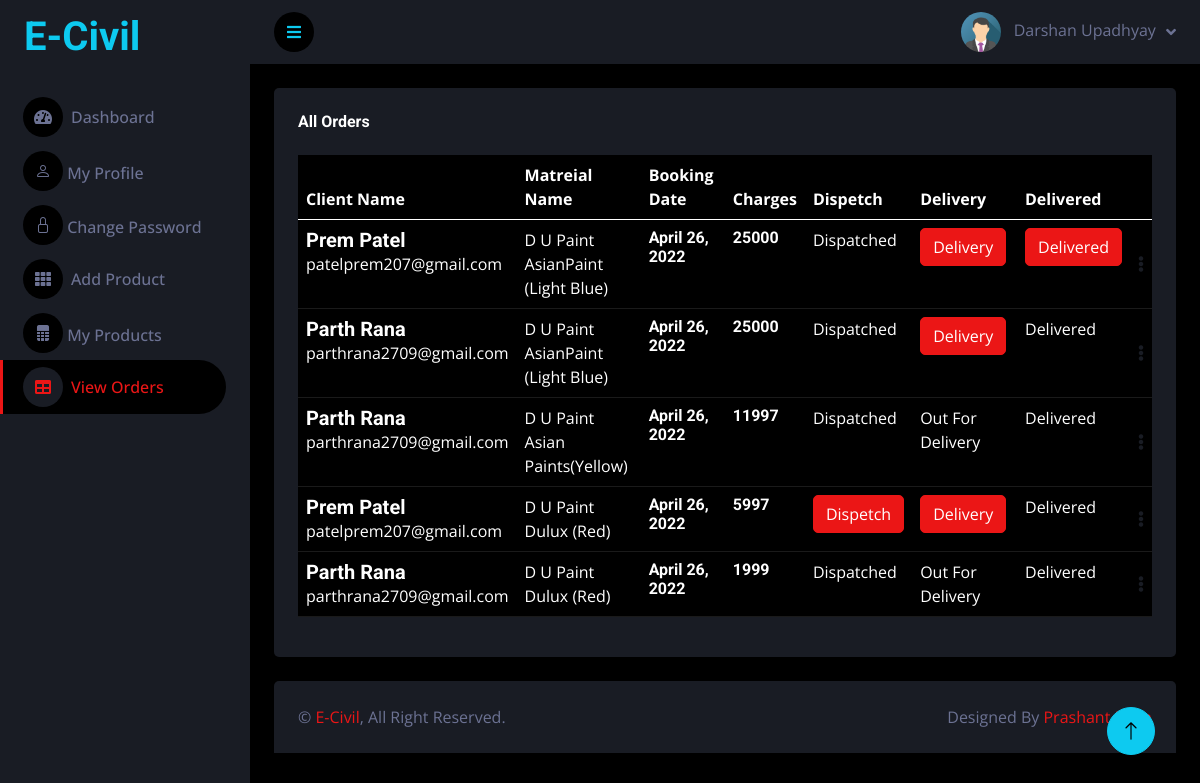
Screenshot of /seller/View-client-booking/ (signed in) with the database file from the repository.
### seller/models.py (models this page shows, shortened)
class User(models.Model):
    fname = models.CharField(max_length=100)
    lname = models.CharField(max_length=100)
    email = models.EmailField(unique=True)
    mobile = models.CharField(max_length=15)
    password = models.CharField(max_length=100)
    pic = models.FileField(upload_to='Profile_Pic',default='avtar.png')
    cou = [('India','India')]
    sta = [('Gujarat','Gujarat'),('Goa','Goa'),('Delhi','Delhi'),('Rajasthan','Rajasthan'),]
    address = models.TextField(null=True,blank=True)
    country = models.CharField(max_length=10,blank=True,null=True)
    state = models.CharField(max_length=10,blank=True,null=True)
    district = models.CharField(max_length=20,blank=True,null=True)
    pincode = models.CharField(max_length=20,blank=True,null=True)
    aadhar = models.CharField(max_length=15,blank=True,null=True)
    aadharpic = models.FileField(upload_to='AadharPic',blank=True,null=True)
    pic = models.FileField(upload_to='profile',default='avtar.png')

class Service(models.Model):
    mat = [('Cement','Cement'),('Plumbing','Plumbing'),('Painting','Painting'),('Furniture','Furniture'),('TextTile','TextTile')]
    cntry = [('India','India')]
    stat = [('Gujarat','Gujarat'),('Goa','Goa'),('Delhi','Delhi'),('Rajsthan','Rajsthan')]
    provider = models.ForeignKey(User,on_delete=models.CASCADE)
    shopname = models.CharField(max_length=100,null=True,blank=True)
    typematerial = models.CharField(max_length=100, choices=mat)
    country = models.CharField(max_length=10,null=True,blank=True,choices=cntry)
    state = models.CharField(max_length=10,null=True,blank=True,choices=stat)
    district = models.CharField(max_length=100,null=True,blank=True)
    pincode = models.CharField(max_length=100,null=True,blank=True)
    mname = models.CharField(max_length=100,null=True,blank=True)
    mimage = models.FileField(upload_to='materialimage',blank=True,null=True)
    price = models.IntegerField(blank=True,null=True)
    weights = models.IntegerField(blank=True,null=True)
    nomc = models.IntegerField(blank=True,null=True)
    proddesc = models.TextField(null=True,blank=True)
    acitive = models.BooleanField(default=True)
    status = models.BooleanField(default=False)
    action = models.BooleanField(default=False)
    sta = models.BooleanField(default=False)
    act = models.BooleanField(default=False)

### client/models.py (models this page shows, shortened)
class Booking(models.Model):
    service = models.ForeignKey(Service,on_delete=models.CASCADE)
    client = models.ForeignKey(ClientUser,on_delete=models.CASCADE)
    book_date = models.DateField(null=True,blank=True)
    amount = models.IntegerField(default=0)
    pay_id = models.CharField(max_length=30,null=True,blank=True)
    verify = models.BooleanField(default=False)
    pay_at = models.DateTimeField(auto_now_add = True)
    quantity = models.IntegerField(default=0)
    address = models.TextField(null=True,blank=True)
    status = models.BooleanField(default=False)
    action = models.BooleanField(default=False)
    sta = models.BooleanField(default=False)
    act = models.BooleanField(default=False)
    st = models.BooleanField(default=False)
    ac = models.BooleanField(default=False)

class ClientUser(models.Model):
    fname = models.CharField(max_length=100)
    lname = models.CharField(max_length=100)
    email = models.EmailField(unique=True)
    mobile = models.CharField(max_length=100)
    password = models.CharField(max_length=100)
    address = models.TextField()
    pic = models.FileField(upload_to='Clientprofile',default='avtar.png')
    country = models.CharField(max_length=10)
    state = models.CharField(max_length=10)
    district = models.CharField(max_length=20)
    pincode = models.CharField(max_length=20)

### seller/views.py (the view)
# urls.py: path('View-client-booking/',views.view_client_booking,name='view-client-booking'),
def view_client_booking(request):
    uid = User.objects.get(email=request.session['email'])
    bookings = Booking.objects.filter(service__provider = uid,verify=True)
    return render(request,'view-client-booking.html',{'uid':uid,'bookings':bookings})  #,'bookings':bookings

### seller/templates/view-client-booking.html (shortened to what this page needs)
{% extends 'blank.html' %}
{% load static %}
{% block order %}
                    <a href="{% url 'view-client-booking' %}" class="nav-item nav-link active"><i class="fa fa-table me-2"></i>View Orders</a>
                    {% endblock %}
{% block content %}
        <div class="container-fluid pt-4 px-4">
            <div class="row g-4">
                <div class="col-sm-12 col-xl-12">
                    <div class="bg-secondary rounded h-100 p-4">
                        <h6 class="mb-4">All Orders</h6>
                        <table class="table table-dark">
                            <thead>
                                <tr>
                                    <th scope="col">Client Name</th>
                                    <th scope="col">Matreial Name</th>
                                    <th scope="col">Booking Date</th>
                                    <th scope="col">Charges</th>
                                    <th scope="col">Dispetch</th>
                                    <th scope="col">Delivery</th>
                                    <th scope="col">Delivered</th>
                                    <th scope="col"></th>
                                </tr>
                            </thead>
                            <tbody>
                              {% for one in bookings %}
                                <tr>
                                    <td>
                                        <div class="d-flex flex-column justify-content-center">
                                            <h5 class="mb-0 text-sm">{{one.client.fname}} {{one.client.lname}}</h5>
                                        <p class="mb-0 text-sm">{{one.client.email}}</p>
                                        </div>
                                    </td>
                                    <td>
                                        <div class="d-flex flex-column justify-content-center">
                                          <p class="text-xs font-weight-bold mb-0">{{one.service.shopname}}</p>
                                          <p class="mb-0 text-sm">{{one.service.mname}}</p>
                                        </div>
                                    </td>
                                    <td>
                                        <div class="d-flex flex-column justify-content-center">
                                            <h6 class="mb-0 text-sm">{{one.book_date}}</h6>
                                        </div>
                                    </td>
                                    <td>
                                        <div class="d-flex flex-column justify-content-center">
                                            <h6 class="mb-0 text-sm">{{one.amount}}</h6>
                                        </div>
                                    </td>
                                {% if one.status == False %}
                                <td><a href="{% url 'order_dispetch' one.id %}"><button class="btn btn-primary"> Dispetch</button></a></td>
                                {% else %}
                                <td>{% if one.status and one.action %}Dispatched{% else %}Not Dispatched{% endif %}</td>
                                {% endif %}
                                {% if one.sta == False %}
                                <td><a href="{% url 'order_ofd' one.id %}"><button class="btn btn-primary"> Delivery</button></a></td>
                                {% else %}
                                <td>{% if one.sta and one.act %}Out For Delivery{% else %}Not Yet{% endif %}</td>
                                {% endif %}
                                {% if one.st == False %}
                                <td><a href="{% url 'order_dvd' one.id %}"><button class="btn btn-primary"> Delivered</button></a></td>
                                {% else %}
                                <td>{% if one.st and one.ac %}Delivered{% else %}Not Yet{% endif %}</td>
                                {% endif %}
                                    <td class="align-middle">
                                      <a class="cursor-pointer" id="dropdownTable" data-bs-toggle="dropdown" aria-expanded="false">
                                        <i class="fa fa-ellipsis-v text-secondary"></i>
                                      </a>
                                    </td>
                                </tr>
                            {% endfor %}
                            </tbody>
                        </table>
                    </div>
                </div>
            </div>
        </div>
{% endblock  %}

### seller/templates/blank.html (shortened to what this page needs)
{% load static %}
<!DOCTYPE html>
<html lang="en">
<head>
    <link href="https://cdnjs.cloudflare.com/ajax/libs/font-awesome/5.10.0/css/all.min.css" rel="stylesheet">
    <link href="https://cdn.jsdelivr.net/npm/bootstrap-icons@1.4.1/font/bootstrap-icons.css" rel="stylesheet">
    <link href="{% static 'lib/owlcarousel/owl.carousel.min.css' %}" rel="stylesheet">
    <link href="{% static 'lib/tempusdominus/css/tempusdominus-bootstrap-4.min.css' %}" rel="stylesheet" />
    <link href="{% static 'css/bootstrap.min.css' %}" rel="stylesheet">
    <link href="{% static 'css/style.css' %}" rel="stylesheet">
</head>
<body>
    <div class="container-fluid position-relative d-flex p-0">
        <div class="sidebar pe-4 pb-3">
            <nav class="navbar bg-secondary navbar-dark">
                <a href="{% url 'index' %}" class="navbar-brand mx-4 mb-3">
                    <h1 class="text-info">E-Civil</h1>
                </a>
                <div class="navbar-nav w-100">
                    {% block dash %}
                    <a href="{% url 'index' %}" class="nav-item nav-link "><i class="fa fa-tachometer-alt me-2"></i>Dashboard</a>
                    {% endblock %}
                    {% block profile %}
                    <a href="{% url 'profile' %}" class="nav-item nav-link"><i class="bi bi-person"></i>   My Profile</a>
                    {% endblock %}
                    {% block change %}
                    <a href="{% url 'changepswd' %}" class="nav-item nav-link"><i class="bi bi-lock"></i>
                        Change Password</a>
                    {% endblock %}
                    {% block service %}
                    <a href="{% url 'service' %}" class="nav-item nav-link"><i class="fa fa-th me-2"></i>Add Product</a>
                    {% endblock %}
                    {% block my %}
                    <a href="{% url 'myservice' %}" class="nav-item nav-link"><i class="bi bi-file-spreadsheet-fill"></i>           My Products</a>
                    {% endblock %}
                    {% block order %}{% endblock %}
                </div>
            </nav>
        </div>
        <div class="content">
            <nav class="navbar navbar-expand bg-secondary navbar-dark sticky-top px-4 py-0">
                <a href="#" class="sidebar-toggler flex-shrink-0" style="color: #0dcaf0;">
                    <i class="fa fa-bars"></i>
                </a>
                <div class="navbar-nav align-items-center ms-auto">
                    <div class="nav-item dropdown">
                        <a href="#" class="nav-link dropdown-toggle" data-bs-toggle="dropdown">
                            <img class="rounded-circle me-lg-2" src="{{uid.pic.url}}" alt="" style="width: 40px; height: 40px;">
                            <span class="d-none d-lg-inline-flex">{{uid.fname}} {{uid.lname}}</span>
                        </a>
                    </div>
                </div>
            </nav>
{% block content %}
{% endblock %}
            <div class="container-fluid pt-4 px-4">
                <div class="bg-secondary rounded-top p-4">
                    <div class="row">
                        <div class="col-12 col-sm-6 text-center text-sm-start">
                            &copy; <a href="{% url 'client_index' %}">E-Civil</a>, All Right Reserved.
                        </div>
                        <div class="col-12 col-sm-6 text-center text-sm-end">
                            Designed By <a href="">Prashant Rana</a>
                        </div>
                    </div>
                </div>
            </div>
        </div>
        <a href="#" class="btn btn-lg btn-info btn-lg-square back-to-top"><i class="bi bi-arrow-up"></i></a>
    </div>
</body>
</html>

### seller/static/css/style.css (style rules this page uses)
:root { --primary: #EB1616; --secondary: #191C24; --light: #6C7293; --dark: #000000; }
.back-to-top { position: fixed; display: none; right: 45px; bottom: 45px; z-index: 99; }
.btn { transition: .5s; }
.btn-lg-square { width: 48px; height: 48px; }
.btn-square, .btn-sm-square, .btn-lg-square { padding: 0; display: inline-flex; align-items: center; justify-content: center; font-weight: normal; border-radius: 50px; }
.sidebar { position: fixed; top: 0; left: 0; bottom: 0; width: 250px; height: 100vh; overflow-y: auto; background: var(--secondary); transition: 0.5s; z-index: 999; }
.content { margin-left: 250px; min-height: 100vh; background: var(--dark); transition: 0.5s; }
@media (min-width: 992px) { .sidebar { margin-left: 0; } }
@media (min-width: 992px) { .content { width: calc(100% - 250px); } }
.sidebar .navbar .navbar-nav .nav-link { padding: 7px 20px; color: var(--light); font-weight: 500; border-left: 3px solid var(--secondary); border-radius: 0 30px 30px 0; outline: none; }
.sidebar .navbar .navbar-nav .nav-link:hover, .sidebar .navbar .navbar-nav .nav-link.active { color: var(--primary); background: var(--dark); border-color: var(--primary); }
.sidebar .navbar .navbar-nav .nav-link i { width: 40px; height: 40px; display: inline-flex; align-items: center; justify-content: center; background: var(--dark); border-radius: 40px; }
.sidebar .navbar .navbar-nav .nav-link:hover i, .sidebar .navbar .navbar-nav .nav-link.active i { background: var(--secondary); }
.content .navbar .navbar-nav .nav-link { margin-left: 25px; padding: 12px 0; color: var(--light); outline: none; }
.content .navbar .sidebar-toggler, .content .navbar .navbar-nav .nav-link i { width: 40px; height: 40px; display: inline-flex; align-items: center; justify-content: center; background: var(--dark); border-radius: 40px; }
.content .navbar .dropdown-toggle::after { margin-left: 6px; vertical-align: middle; border: none; content: "\f107"; font-family: "Font Awesome 5 Free"; font-weight: 900; transition: .5s; }

### rows the page displays
User: pic (picture), fname "Darshan", lname "Upadhyay"
Booking: client.fname "Prem", client.lname "Patel", client.email "patelprem207@gmail.com", service.shopname "D U Paint", service.mname "AsianPaint (Light Blue)", book_date "April 26, 2022", amount "25000", status "Dispatched", sta "Delivery", st "Delivered"
Booking: client.fname "Parth", client.lname "Rana", client.email "parthrana2709@gmail.com", service.shopname "D U Paint", service.mname "AsianPaint (Light Blue)", book_date "April 26, 2022", amount "25000", status "Dispatched", sta "Delivery", st "Delivered"
Booking: client.fname "Parth", client.lname "Rana", client.email "parthrana2709@gmail.com", service.shopname "D U Paint", service.mname "Asian Paints(Yellow)", book_date "April 26, 2022", amount "11997", status "Dispatched", sta "Out For Delivery", st "Delivered"
Booking: client.fname "Prem", client.lname "Patel", client.email "patelprem207@gmail.com", service.shopname "D U Paint", service.mname "Dulux (Red)", book_date "April 26, 2022", amount "5997", status "Dispetch", sta "Delivery", st "Delivered"
Booking: client.fname "Parth", client.lname "Rana", client.email "parthrana2709@gmail.com", service.shopname "D U Paint", service.mname "Dulux (Red)", book_date "April 26, 2022", amount "1999", status "Dispatched", sta "Out For Delivery", st "Delivered"
